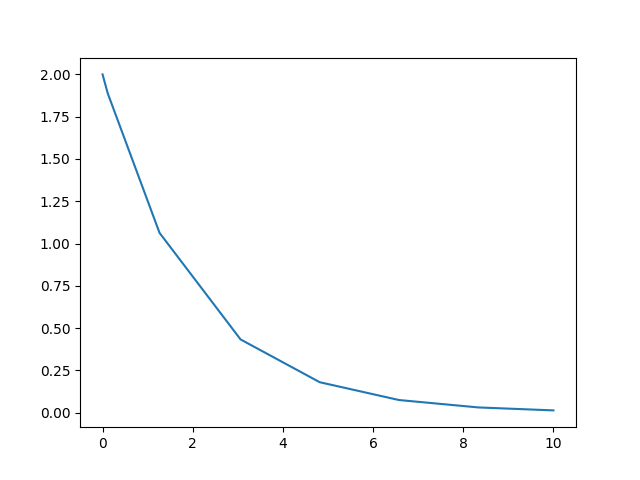

Here is the Python script that generated this plot:
import matplotlib.pyplot as plt
from scipy.integrate import solve_ivp
def exponential_decay(t, y): return -0.5 * y
sol = solve_ivp(exponential_decay, [0, 10], [2, 4, 8]);
plt.figure()
plt.plot(sol.t, sol.y[0])
plt.savefig("test.png")
